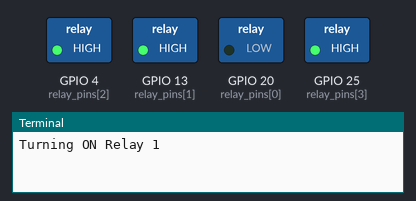
The program below on a simulated Raspberry Pi (BCM pin numbers). Parts: switched loads named in the program (green lamp = pin HIGH), the last lines printed to the terminal.

Above: at 0.5 s.
At 2.5 s:
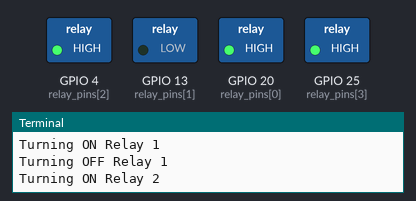
At 4.5 s:
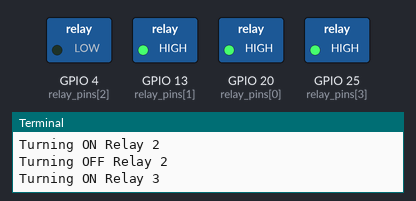
At 6.5 s:
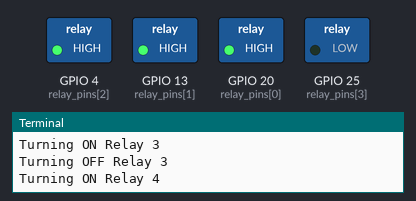
At 9.5 s:
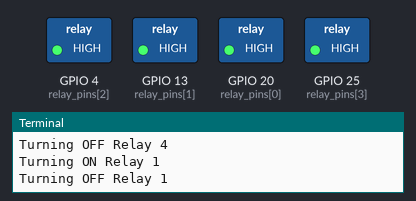
Timing chart, 0 to 10.4 s (numbered marks = the images above):
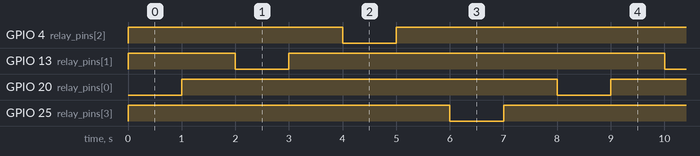

The program:

relay.py
```python
import RPi.GPIO as GPIO
import time


GPIO.setmode(GPIO.BCM)


relay_pins = [20, 13, 4, 25]


for pin in relay_pins:
    GPIO.setup(pin, GPIO.OUT)
    GPIO.output(pin, GPIO.HIGH)

try:
    while True:
        for i, pin in enumerate(relay_pins):
            print(f"Turning ON Relay {i+1}")
            GPIO.output(pin, GPIO.LOW)
            time.sleep(1)

            print(f"Turning OFF Relay {i+1}")
            GPIO.output(pin, GPIO.HIGH)
            time.sleep(1)

except KeyboardInterrupt:
    print("Exiting program...")

finally:

    GPIO.cleanup()
```

Measured:
- by itself, GPIO 4 (relay_pins[2]), GPIO 13 (relay_pins[1]), GPIO 20 (relay_pins[0]), GPIO 25 (relay_pins[3]): alternates HIGH for 7.0 s and LOW for 1.0 s
- by itself, everything shown: repeats every 8.0 s, in 8 steps
